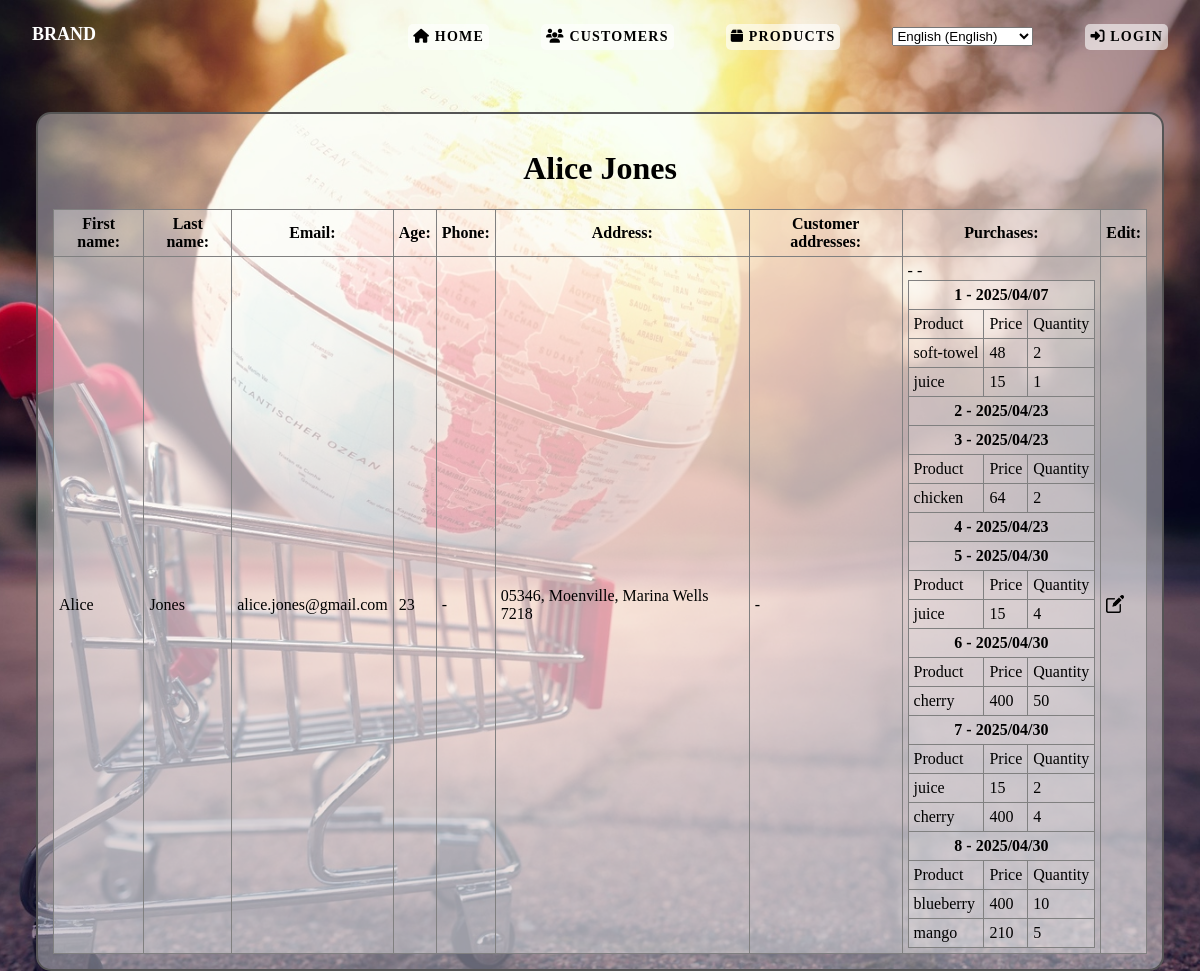
/shopping/customers/1, run on the app's committed database.
### shopping/models.py (models this page shows, shortened)
class Customer(models.Model):
    first_name = models.CharField(max_length=200)
    last_name = models.CharField(max_length=200)
    email = models.EmailField(max_length=200, unique=True)
    age = models.IntegerField(validators=[MinValueValidator(18), MaxValueValidator(100)])
    phone_number = models.CharField(max_length=200, blank=True, null=True)
    user = models.OneToOneField(User, on_delete=models.SET_NULL, null=True, blank=True)
    def __str__(self):
        return f"{self.first_name} {self.last_name}"

class HomeAddress(models.Model):
    city = models.CharField(max_length=50)
    zip_code = models.CharField(max_length=10)
    street = models.CharField(max_length=50)
    house_number = models.CharField(max_length=4)
    customer = models.OneToOneField(Customer, on_delete=models.CASCADE, related_name="address")
    def __str__(self):
        return f"{self.zip_code}, {self.city}, {self.street} {self.house_number}"
    class Meta:
        verbose_name = "Home address"
        verbose_name_plural = "Home addresses"

class Purchase(models.Model):
    purchase_date = models.DateField()
    customer = models.ForeignKey(Customer, on_delete=models.PROTECT, related_name='purchases')
    products = models.ManyToManyField(Product, through='PurchaseItem')
    class Meta:
        ordering = ["purchase_date"]

class PurchaseItem(models.Model):
    quantity = models.IntegerField()
    product = models.ForeignKey(Product, on_delete=models.PROTECT)
    purchase = models.ForeignKey(Purchase, on_delete=models.PROTECT, related_name='items')

class Product(models.Model):
    product_name = models.CharField(max_length=200)
    price = models.IntegerField()
    expiry_date = models.DateField(blank=True, null=True)
    is_discounted = models.BooleanField(default=False)
    storage_quantity = models.IntegerField(default=0)
    created = models.DateTimeField(auto_now_add=True, blank=True, null=True)
    last_modified = models.DateTimeField(auto_now=True, blank=True, null=True)
    product_image = models.ImageField(upload_to='products/', blank=True, null=True)

### shopping/views.py (the view)
# urls.py: path("customers/<int:customer_id>", views.get_customer_details, name="customer_details"),
def get_customer_details(request, customer_id):
    try:
        customer = Customer.objects.get(id=customer_id)
    except Customer.DoesNotExist:
        return HttpResponse("No customer found!", status=404)
    context = {'customer': customer}
    return render(request, 'shopping/customer_details.html', context)

### shopping/templates/shopping/customer_details.html (shortened to what this page needs)
{% load static %}
<!DOCTYPE html>
<html lang="en">
    <head>
        <link rel="stylesheet" type="text/css" href="{% static 'css/master.css' %}">
        <link rel="stylesheet" href="https://cdnjs.cloudflare.com/ajax/libs/font-awesome/6.5.0/css/all.min.css">
    </head>
    <body>
        {% include "shopping/header.html" %}
        <main>
            <h1>{{ customer }}</h1>
            <table class="customers">
                <tr>
                    <th>First name:</th>
                    <th>Last name:</th>
                    <th>Email:</th>
                    <th>Age:</th>
                    <th>Phone:</th>
                    <th>Address:</th>
                    <th>Customer addresses:</th>
                    <th>Purchases:</th>
                    <th>Edit:</th>
                </tr>
                <tr>
                    <td> {{ customer.first_name }}</td>
                    <td> {{ customer.last_name }} </td>
                    <td> {{ customer.email }} </td>
                    <td> {{ customer.age }} </td>
                    <td> {% if customer.phone_number %} {{ customer.phone_number }} {% else %} - {% endif %}</td>
                    <td> {% if customer.address %} {{ customer.address }} {% else %} - {% endif %} </td>
                    <td>
                    {% if customer.customer_addresses.all %}
                        <ul>
                        {% for customer_address in customer.customer_addresses.all %}
                            {% if customer.address %}
                                <li>Country: {{ customer.address.country }} </li>
                                <li>Zip code: {{ customer.address.zip_code }} </li>
                                <li>City: {{ customer.address.city }} </li>
                                <li>Street: {{ customer.address.street }} </li>
                                <li>House number: {{ customer.address.house_number }} </li>
                            {% else %}
                                -
                            {% endif %}
                        {% endfor %}
                        </ul>
                        <hr>
                    {% else %}
                        -
                    {% endif %}
                    </td>
                    <td>
                    {% if customer.purchases.all %}
                        <table>
                        {% for purchase in customer.purchases.all %} {% comment "" %} |dictsort:"purchase_date" - orders the data {% endcomment %}
                            <tr>
                                <th colspan=3>{{ forloop.counter }} - {{ purchase.purchase_date|date:"Y/m/d" }}</th>
                                {% if purchase.items.all %}
                                    <tr>
                                        <td>Product</td>
                                        <td>Price</td>
                                        <td>Quantity</td>
                                    </tr>
                                    {% for item in purchase.items.all %}
                                    <tr>
                                        <td>{{ item.product.product_name }}</td>
                                        <td>{{ item.product.price }}</td>
                                        <td>{{ item.quantity }}</td>
                                    </tr>
                                    {% endfor %}
                                {% else %}
                                    -
                                {% endif %}
                            {% endfor %}
                            </tr>
                        </table>
                    {% else %}
                        -
                    {% endif %}
                    </td>
                    <td><a href="{% url 'customer_update' customer_id=customer.id %}"><img class="icon" src={% static "images/edit.png" %} alt="edit"></a></td>
                </tr>
            </table>
        </main>
    </body>
</html>

### shopping/static/css/master.css (style rules this page uses)
* { box-sizing: border-box; }
html { margin: 0; padding: 0; width: 100%; height: 100vh; }
body { margin: 0; padding: 0; width: 100%; height: 100vh; font-family: Poppins; font-weight: 400; background: url(../images/shopping.jpg); background-position: center; background-size: cover; background-repeat: no-repeat; background-attachment: fixed; }
nav .icon, .icon { width: 18px; height: 18px; color: #fff; margin-bottom: -3px; }
main { margin: 8% 3%; padding: 15px; background-color: rgba(255,255,255,0.4); border: 2px solid #555; border-radius: 15px; }
main h1, main p { text-align: center; }
.customers, .customers th, .customers td, .product, .product th, .product td { border: 1px solid grey; border-collapse: collapse; padding: 5px; background-color: rgba(255,255,255,0.2); }
.customers table, .product table { border-collapse: collapse; }

### data on the page
Customer: first_name+last_name "Alice Jones", first_name "Alice", last_name "Jones", email "alice.jones@gmail.com", age "23", address "05346, Moenville, Marina Wells 7218"
Purchase: purchase_date "2025/04/07"
PurchaseItem: product.product_name "soft-towel", product.price "48", quantity "2"
PurchaseItem: product.product_name "juice", product.price "15", quantity "1"
Purchase: purchase_date "2025/04/23"
Purchase: purchase_date "2025/04/23"
PurchaseItem: product.product_name "chicken", product.price "64", quantity "2"
Purchase: purchase_date "2025/04/23"
Purchase: purchase_date "2025/04/30"
PurchaseItem: product.product_name "juice", product.price "15", quantity "4"
Purchase: purchase_date "2025/04/30"
PurchaseItem: product.product_name "cherry", product.price "400", quantity "50"
Purchase: purchase_date "2025/04/30"
PurchaseItem: product.product_name "juice", product.price "15", quantity "2"
PurchaseItem: product.product_name "cherry", product.price "400", quantity "4"
Purchase: purchase_date "2025/04/30"
PurchaseItem: product.product_name "blueberry", product.price "400", quantity "10"
PurchaseItem: product.product_name "mango", product.price "210", quantity "5"

### other printed values
form field language "English (English)"
